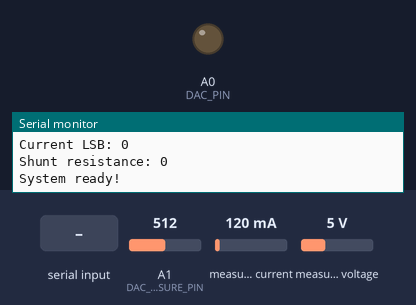
The sketch below on a simulated Arduino Zero (SAMD21). Parts: output pins drawn as LEDs (lit = HIGH), the last lines printed to the serial monitor. The inputs (shaded band) are chosen by the test bench; at power-on: measured current 120 mA, A1 (DAC_MEASURE_PIN) = 512, measured voltage 5 V.

Above: at 1.2 s.
1.3 s: "200\n" received over Serial
At 3.76 s:
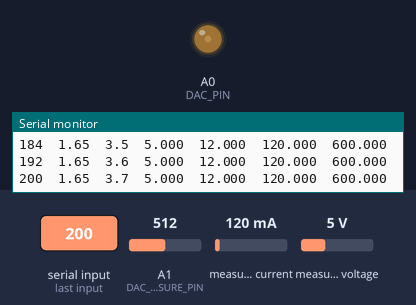
4.3 s: measured current set to 40 mA
At 5.26 s:
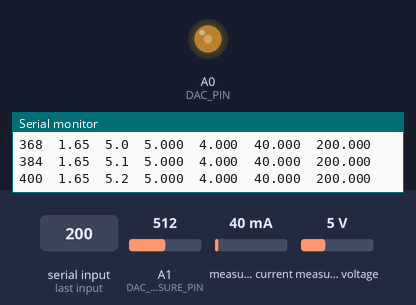
7.3 s: measured current set to 1500 mA
Timing chart, 0 to 10.3 s (numbered marks = the images above; inputs shaded):
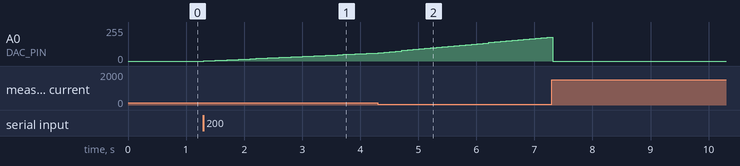

Measured:
- after the input at 1.3 s, A0 (DAC_PIN): moves from 0/255 to 59/255 over 2.9 s, starting at once

The sketch:

LED_INA226_Tester.ino
```cpp
//
//    FILE: LED_INA226_Tester.ino
//  PURPOSE: Test LEDs using INA226 power monitor with current-controlled DAC
//  SETUP: Connect INA226 to Arduino via I2C
//         Connect LED and current limiting resistor to load terminals
//         Connect DAC output to A0

#include "INA226.h"

// INA226 instance - default I2C address is 0x40
INA226 INA(0x40);

// DAC pin
const int DAC_PIN = A0;
const int DAC_MEASURE_PIN = A1; // Use A1 to measure DAC output voltage
bool headerPrinted = false;
int lineCount = 0; // Counter for header reprinting

// Control parameters
float targetCurrent_mA = 0;                                 // Target current in mA
int currentDacValue = 0;                                    // Current DAC value (0-1023)
const int DAC_MIN = 0;                                      // Minimum DAC value
const int DAC_MAX = 1023;                                   // Maximum DAC value
const float CONTROL_RATE = 10;                              // Control loop rate in Hz
const unsigned long CONTROL_INTERVAL = 1000 / CONTROL_RATE; // Control interval in ms
unsigned long lastControlTime = 0;
const float MAX_CURRENT_MA = 1400.0; // Absolute maximum current in mA (limited by INA226 voltage range)

// Control gains
const float Kp = 0.1;             // Proportional gain
const float MIN_ADJUSTMENT = 1.0; // Minimum DAC adjustment

// Actual shunt resistance (adjust this based on your wire measurements)
const float ACTUAL_SHUNT_OHMS = 0.058; // Calculated from 1400mA reading vs 1200mA actual

void setup()
{
    Serial.begin(115200);
    while (!Serial)
    {
        ; // Wait for serial port to connect
    }
    Serial.println("LED INA226 Power Tester with Current Control");
    Serial.println("==========================================");
    Serial.println("Send target current in mA (0-1500) to control LED");
    Serial.println();

    // Configure DAC pin
    pinMode(DAC_PIN, OUTPUT);
    analogWriteResolution(10); // Set to 10-bit resolution for XIAO

    // Configure measurement pin
    pinMode(DAC_MEASURE_PIN, INPUT);

    Wire.begin();
    if (!INA.begin())
    {
        Serial.println("Could not connect to INA226. Please check wiring.");
        while (1)
            ; // Stop if we can't connect
    }

    // Configure for actual shunt resistance and max 1.4A current (to stay within ±81.92mV range)
    int result = INA.setMaxCurrentShunt(1.4, ACTUAL_SHUNT_OHMS);

    if (result != 0)
    {
        Serial.print("Calibration failed with error: 0x");
        Serial.println(result, HEX);
        while (1)
            ; // Stop if calibration fails
    }

    Serial.print("Current LSB: ");
    Serial.println(INA.getCurrentLSB_mA(), 6);
    Serial.print("Shunt resistance: ");
    Serial.println(INA.getShunt(), 6);
    Serial.println("System ready!");
    Serial.println();
}

void loop()
{
    // Check for serial commands
    if (Serial.available())
    {
        String input = Serial.readStringUntil('\n');
        input.trim();

        // Try to parse as current value
        float newTarget = input.toFloat();
        if (newTarget >= 0 && newTarget <= MAX_CURRENT_MA)
        {
            targetCurrent_mA = newTarget;
            if (targetCurrent_mA == 0)
            {
                currentDacValue = 0;
                analogWrite(DAC_PIN, currentDacValue);
                Serial.println("LED turned off");
            }
            else
            {
                Serial.print("Target current set to: ");
                Serial.print(targetCurrent_mA);
                Serial.println(" mA");
            }
        }
        else
        {
            Serial.print("Invalid current value. Must be 0-");
            Serial.print(MAX_CURRENT_MA);
            Serial.println(" mA");
        }
    }

    // Control loop
    if (millis() - lastControlTime >= CONTROL_INTERVAL)
    {
        lastControlTime = millis();

        if (targetCurrent_mA > 0)
        {
            float currentCurrent = INA.getCurrent_mA();

            // Safety check - if current exceeds max, shut down immediately
            if (currentCurrent > MAX_CURRENT_MA)
            {
                targetCurrent_mA = 0;
                currentDacValue = 0;
                analogWrite(DAC_PIN, currentDacValue);
                Serial.println("SAFETY SHUTDOWN: Current exceeded maximum limit!");
                return;
            }

            // Calculate error and adjust DAC
            float error = targetCurrent_mA - currentCurrent;
            int adjustment = (int)(error * Kp);

            if (abs(adjustment) >= MIN_ADJUSTMENT)
            {
                currentDacValue += adjustment;
                currentDacValue = constrain(currentDacValue, DAC_MIN, DAC_MAX);
                analogWrite(DAC_PIN, currentDacValue);
            }

            // Print measurements
            if (!headerPrinted || lineCount % 10 == 0)
            {
                Serial.println("DAC\tDAC_V\tTime\tBus_V\tShunt_mV\tCurrent_mA\tPower_mW");
                headerPrinted = true;
            }

            float dacVoltage = measureDacVoltage();
            Serial.print(currentDacValue);
            Serial.print("\t");
            Serial.print(dacVoltage, 2);
            Serial.print("\t");
            Serial.print(millis() / 1000.0, 1);
            Serial.print("\t");
            Serial.print(INA.getBusVoltage(), 3);
            Serial.print("\t");
            Serial.print(INA.getShuntVoltage_mV(), 3);
            Serial.print("\t");
            Serial.print(currentCurrent, 3);
            Serial.print("\t");
            Serial.println(INA.getPower_mW(), 3);

            lineCount++; // Increment line counter
        }
    }
}

float measureDacVoltage()
{
    // Read the DAC voltage using A1 pin
    int adcValue = analogRead(DAC_MEASURE_PIN);
    // Convert to voltage (assuming 3.3V reference)
    float voltage = (adcValue * 3.3) / 1023.0;
    return voltage;
}
```
